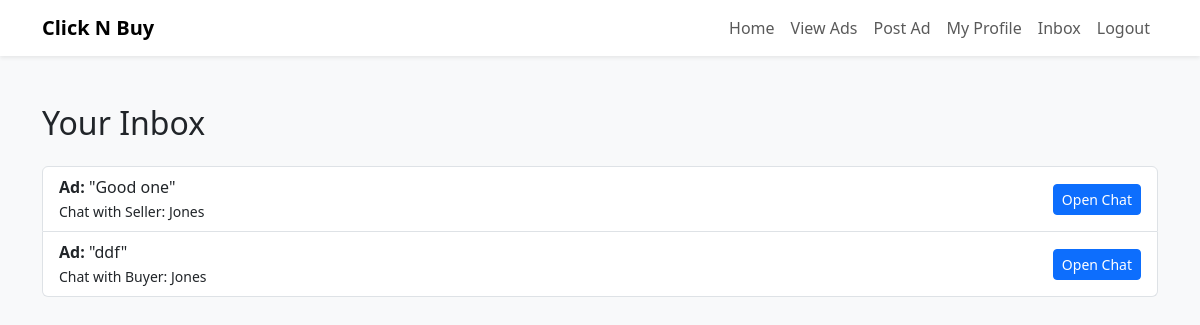
Before: /inbox (signed in) with the older database file.
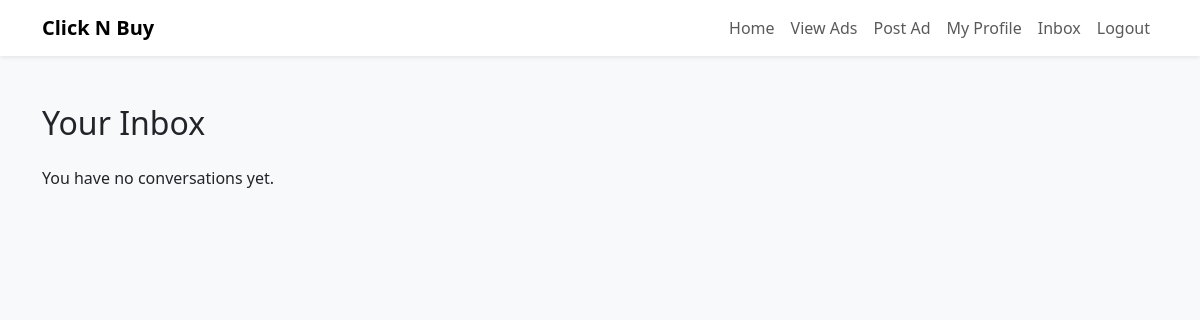
After: the same page with the newer database file.
### app.py (models this page shows, shortened)
class Conversation(db.Model):
    id = db.Column(db.Integer, primary_key=True)
    buyer_id = db.Column(db.Integer, db.ForeignKey('user.id'), nullable=False)
    seller_id = db.Column(db.Integer, db.ForeignKey('user.id'), nullable=False)
    ad_id = db.Column(db.Integer, db.ForeignKey('ad.id'), nullable=False)
    messages = db.relationship('Message', backref='conversation', lazy=True, cascade='all, delete-orphan')
    ad = db.relationship('Ad')

class Ad(db.Model):
    id = db.Column(db.Integer, primary_key=True)
    title = db.Column(db.String(100))
    description = db.Column(db.Text)
    price = db.Column(db.String(50))
    category = db.Column(db.String(50))
    contact = db.Column(db.String(100))
    location = db.Column(db.String(100))
    user_id = db.Column(db.Integer, db.ForeignKey('user.id'), nullable=False)
    is_sold = db.Column(db.Boolean, default=False)  # Mark as sold
    images = db.relationship('Image', backref='ad', lazy=True, cascade="all, delete-orphan")

class User(db.Model):
    id = db.Column(db.Integer, primary_key=True)
    username = db.Column(db.String(80), unique=True, nullable=False)
    email = db.Column(db.String(120), unique=True, nullable=False)
    password_hash = db.Column(db.String(128), nullable=False)
    profile_pic = db.Column(db.String(255), nullable=False, default='default-profile.png')
    ads = db.relationship('Ad', backref='owner', lazy=True)
    is_admin = db.Column(db.Boolean, default=False)
    sent_conversations = db.relationship('Conversation', foreign_keys='Conversation.seller_id', backref='seller', lazy=True)
    received_conversations = db.relationship('Conversation', foreign_keys='Conversation.buyer_id', backref='buyer', lazy=True)
    activities = db.relationship('ActivityLog', backref='user', lazy=True)
    ratings_given = db.relationship('Rating', foreign_keys='Rating.reviewer_id', backref='reviewer', lazy=True)
    ratings_received = db.relationship('Rating', foreign_keys='Rating.reviewed_id', backref='reviewed', lazy=True)

### app.py (the view)
@app.route('/inbox')
@login_required
def inbox():
    user_id = int(session['user_id'])
    conversations = Conversation.query.filter(
        (Conversation.buyer_id == user_id) | (Conversation.seller_id == user_id)
    ).order_by(Conversation.id.desc()).all()
    unread_counts = {}
    for convo in conversations:
        count = Message.query.filter(
            Message.conversation_id == convo.id,
            Message.is_read == False,
            Message.sender_id != user_id
        ).count()
        unread_counts[convo.id] = count
    return render_template('inbox.html', conversations=conversations, unread_counts=unread_counts)

### app.py (called while the page is built)
def login_required(f):
    @wraps(f)
    def decorated(*args, **kwargs):
        if 'user_id' not in session:
            flash("Please log in first.", "warning")
            return redirect(url_for('login'))
        return f(*args, **kwargs)
    return decorated

### templates/inbox.html (shortened to what this page needs)
<!DOCTYPE html>
<html lang="en">
<head>
  <link href="https://cdn.jsdelivr.net/npm/bootstrap@5.3.3/dist/css/bootstrap.min.css" rel="stylesheet" />
</head>
<body class="bg-light">
<nav class="navbar navbar-expand-lg navbar-light bg-white shadow-sm">
  <div class="container">
    <a class="navbar-brand fw-bold" href="{{ url_for('home') }}">Click N Buy</a>
    <div class="collapse navbar-collapse justify-content-end" id="navbarNav">
      <ul class="navbar-nav">
        <li class="nav-item"><a class="nav-link" href="{{ url_for('home') }}">Home</a></li>
        <li class="nav-item"><a class="nav-link" href="{{ url_for('show_ads') }}">View Ads</a></li>
        {% if session.get('user_id') %}
          <li class="nav-item"><a class="nav-link" href="{{ url_for('post_ad') }}">Post Ad</a></li>
          <li class="nav-item"><a class="nav-link" href="{{ url_for('profile') }}">My Profile</a></li>
          <li class="nav-item active"><a class="nav-link" href="{{ url_for('inbox') }}">Inbox</a></li>
          <li class="nav-item"><a class="nav-link" href="{{ url_for('logout') }}">Logout</a></li>
        {% else %}
          <li class="nav-item"><a class="nav-link" href="{{ url_for('register') }}">Register</a></li>
          <li class="nav-item"><a class="nav-link" href="{{ url_for('login') }}">Login</a></li>
        {% endif %}
      </ul>
    </div>
  </div>
</nav>
<div class="container my-5">
  <h2 class="mb-4">Your Inbox</h2>
  {% if conversations %}
  <ul class="list-group">
    {% for convo in conversations %}
      <li class="list-group-item d-flex justify-content-between align-items-center">
        <div>
          <strong>Ad:</strong> "{{ convo.ad.title }}"<br />
          <small>
            Chat with
            {% if convo.buyer_id == session['user_id'] %}
              Seller: {{ convo.seller.username }}
            {% else %}
              Buyer: {{ convo.buyer.username }}
            {% endif %}
          </small>
        </div>
        <div>
          <a href="{{ url_for('messages', conversation_id=convo.id) }}" class="btn btn-primary btn-sm">Open Chat</a>
        </div>
      </li>
    {% endfor %}
  </ul>
  {% else %}
    <p>You have no conversations yet.</p>
  {% endif %}
</div>
</body>
</html>

Changed rows visible on the page:
removed Conversation: ad "Good one", seller.username "Jones"
removed Conversation: ad "ddf", buyer.username "Jones"
Other visible differences:
text now shown: "You have no conversations yet."
